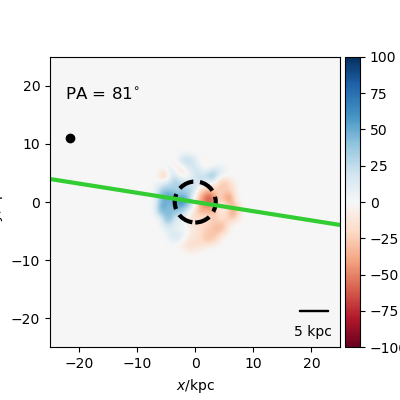

Recreate this plot in Python.
#galaxy 306 Ray's gas velocity code
import pynbody
import numpy as np
import pynbody.plot.sph as sph
import matplotlib.pyplot as plt
from pynbody_velmaps.position_angles import *
from pynbody_velmaps.scripts.plot_manga_velmaps import *

filename='/mnt/data0/jillian/gguaman/r306/cosmo25p.768sg1bwK1BHe75.007779'
#filename= '/mnt/data0/jillian/gguaman/r306/r306.007779.tipsy'
redshift=0.03
image_width=50

def rho_sq(particles):
    return particles['rho']**2

gas_map, gas_pa, ax = plot_manga_map(filename, redshift, "gas", weights=rho_sq,image_width=image_width, orientation="sideon", cmap='RdBu',vmin=-100, vmax=100)

#plt.show()
plt.savefig("galaxy306_GasVelR.png")
